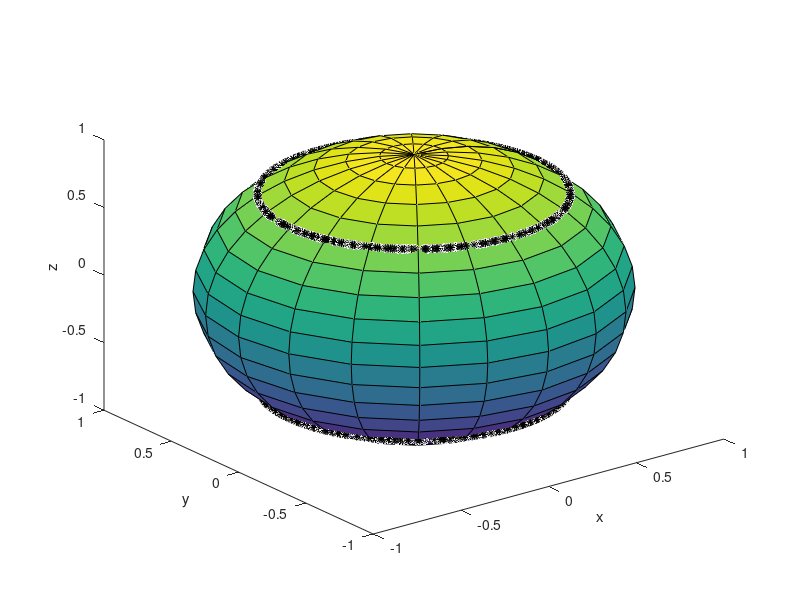

MATLAB code to generate this figure:
function [] = konpoverh()
for i=1:1:1000
   x(i)=randn(1);
   y(i)=randn(1);
   z(i)=randn(1);
end
for i=1:1:500   
   x1(i)= x(i)/sqrt(2*x(i)^2+2*y(i)^2);
   y1(i)= y(i)/sqrt(2*x(i)^2+2*y(i)^2);
   z1(i)= -sqrt(x(i)^2+y(i)^2)/sqrt(2*x(i)^2+2*y(i)^2);
   if ((x1(i)^2+y1(i)^2) > 0)
       figure(9);
       plot3(x1(i),y1(i),z1(i),'* k' );
       hold on;
   end
end
for i=501:1:1000   
   x1(i)= x(i)/sqrt(2*x(i)^2+2*y(i)^2);
   y1(i)= y(i)/sqrt(2*x(i)^2+2*y(i)^2);
   z1(i)= sqrt(x(i)^2+y(i)^2)/sqrt(2*x(i)^2+2*y(i)^2);
   if ((x1(i)^2+y1(i)^2) > 0)
       figure(9);
       plot3(x1(i),y1(i),z1(i),'* k' );
       hold on;
   end
end
figure(9);
sphere;
xlabel('x'); ylabel('y'); zlabel('z');
end